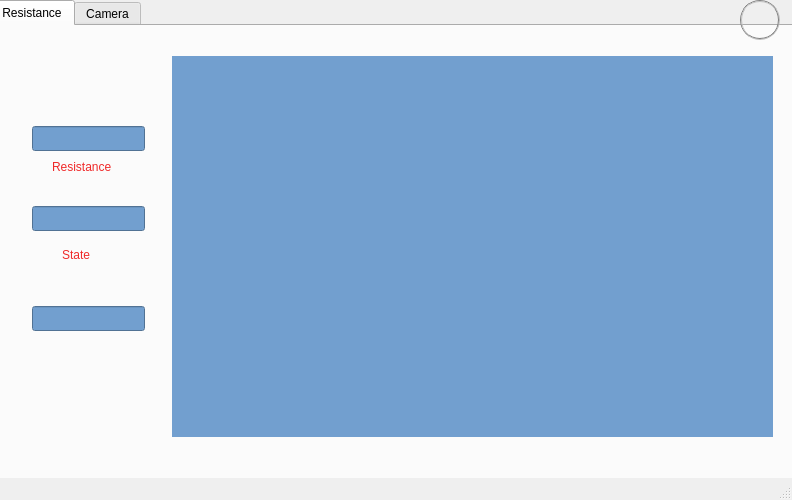
<?xml version="1.0" encoding="UTF-8"?>
<ui version="4.0">
 <class>monitor</class>
 <widget class="QMainWindow" name="monitor">
  <property name="geometry">
   <rect>
    <x>0</x>
    <y>0</y>
    <width>792</width>
    <height>500</height>
   </rect>
  </property>
  <property name="windowTitle">
   <string>MainWindow</string>
  </property>
  <widget class="QWidget" name="centralwidget">
   <widget class="QTabWidget" name="tabWidget">
    <property name="geometry">
     <rect>
      <x>-10</x>
      <y>0</y>
      <width>811</width>
      <height>571</height>
     </rect>
    </property>
    <property name="styleSheet">
     <string notr="true">border-image: url(:/new/image/bk2.jpg);</string>
    </property>
    <property name="currentIndex">
     <number>0</number>
    </property>
    <widget class="QWidget" name="register1">
     <attribute name="title">
      <string>Resistance</string>
     </attribute>
     <widget class="QLabel" name="label">
      <property name="geometry">
       <rect>
        <x>60</x>
        <y>130</y>
        <width>81</width>
        <height>21</height>
       </rect>
      </property>
      <property name="styleSheet">
       <string notr="true">color: rgb(239, 41, 41);
border-image: transpoart;</string>
      </property>
      <property name="text">
       <string>Resistance</string>
      </property>
     </widget>
     <widget class="QCustomPlot" name="plot" native="true">
      <property name="geometry">
       <rect>
        <x>180</x>
        <y>30</y>
        <width>601</width>
        <height>381</height>
       </rect>
      </property>
      <property name="minimumSize">
       <size>
        <width>0</width>
        <height>0</height>
       </size>
      </property>
      <property name="styleSheet">
       <string notr="true">background-color: rgb(114, 159, 207);
border-image: url(:/new/image/bk2.jpg);</string>
      </property>
     </widget>
     <widget class="QLineEdit" name="lineEdit_res">
      <property name="geometry">
       <rect>
        <x>40</x>
        <y>100</y>
        <width>113</width>
        <height>25</height>
       </rect>
      </property>
      <property name="styleSheet">
       <string notr="true">background-color: rgb(114, 159, 207);
border-image: transpoart;</string>
      </property>
     </widget>
     <widget class="QLineEdit" name="lineEdit_state">
      <property name="geometry">
       <rect>
        <x>40</x>
        <y>180</y>
        <width>113</width>
        <height>25</height>
       </rect>
      </property>
      <property name="styleSheet">
       <string notr="true">background-color: rgb(114, 159, 207);
border-image: transpoart;</string>
      </property>
     </widget>
     <widget class="QLabel" name="label_3">
      <property name="geometry">
       <rect>
        <x>70</x>
        <y>220</y>
        <width>67</width>
        <height>17</height>
       </rect>
      </property>
      <property name="styleSheet">
       <string notr="true">color: rgb(239, 41, 41);
border-image: transpoart;</string>
      </property>
      <property name="text">
       <string>State</string>
      </property>
     </widget>
     <widget class="QLineEdit" name="res_update">
      <property name="geometry">
       <rect>
        <x>40</x>
        <y>280</y>
        <width>113</width>
        <height>25</height>
       </rect>
      </property>
      <property name="styleSheet">
       <string notr="true">background-color: rgb(114, 159, 207);
border-image: transpoart;</string>
      </property>
     </widget>
    </widget>
    <widget class="QWidget" name="camera">
     <attribute name="title">
      <string>Camera</string>
     </attribute>
     <widget class="QLabel" name="image">
      <property name="geometry">
       <rect>
        <x>270</x>
        <y>80</y>
        <width>320</width>
        <height>240</height>
       </rect>
      </property>
      <property name="text">
       <string/>
      </property>
     </widget>
     <widget class="QLabel" name="label_2">
      <property name="geometry">
       <rect>
        <x>260</x>
        <y>340</y>
        <width>91</width>
        <height>21</height>
       </rect>
      </property>
      <property name="styleSheet">
       <string notr="true">color: rgb(239, 41, 41);
border-image: transpoart;</string>
      </property>
      <property name="text">
       <string>Recent Time</string>
      </property>
     </widget>
     <widget class="QLineEdit" name="lineEdit_time">
      <property name="geometry">
       <rect>
        <x>380</x>
        <y>340</y>
        <width>211</width>
        <height>21</height>
       </rect>
      </property>
      <property name="styleSheet">
       <string notr="true">background-color: rgb(114, 159, 207);
border-image: transpoart;</string>
      </property>
     </widget>
     <widget class="QLineEdit" name="cam_update">
      <property name="geometry">
       <rect>
        <x>340</x>
        <y>450</y>
        <width>113</width>
        <height>25</height>
       </rect>
      </property>
     </widget>
    </widget>
   </widget>
   <widget class="QPushButton" name="pushButton">
    <property name="geometry">
     <rect>
      <x>740</x>
      <y>0</y>
      <width>40</width>
      <height>40</height>
     </rect>
    </property>
    <property name="minimumSize">
     <size>
      <width>40</width>
      <height>40</height>
     </size>
    </property>
    <property name="maximumSize">
     <size>
      <width>40</width>
      <height>40</height>
     </size>
    </property>
    <property name="styleSheet">
     <string notr="true">border-radius: 20px;  border: 2px groove gray;

border-image: url(:/new/image/back.jpg);</string>
    </property>
    <property name="text">
     <string/>
    </property>
   </widget>
  </widget>
  <widget class="QMenuBar" name="menubar">
   <property name="geometry">
    <rect>
     <x>0</x>
     <y>0</y>
     <width>792</width>
     <height>22</height>
    </rect>
   </property>
  </widget>
  <widget class="QStatusBar" name="statusbar"/>
 </widget>
 <customwidgets>
  <customwidget>
   <class>QCustomPlot</class>
   <extends>QWidget</extends>
   <header location="global">qcustomplot.h</header>
   <container>1</container>
  </customwidget>
 </customwidgets>
 <resources/>
 <connections/>
</ui>
